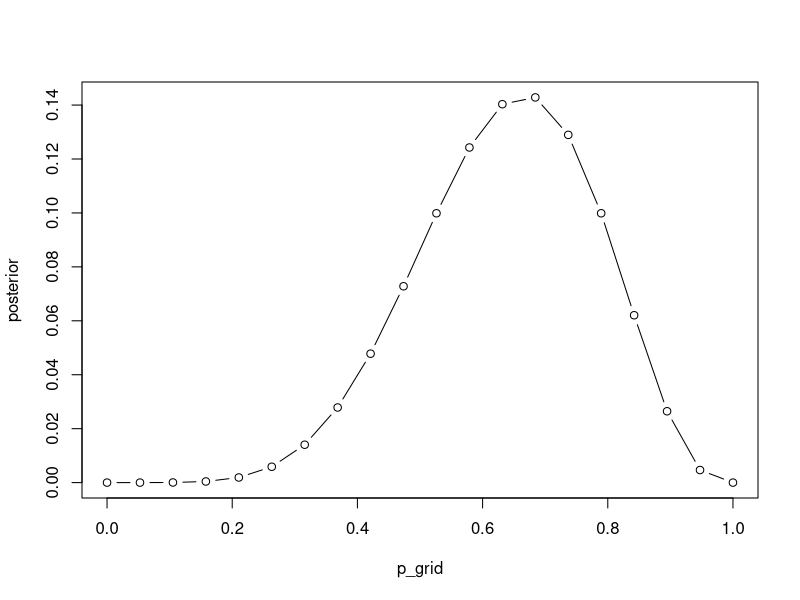
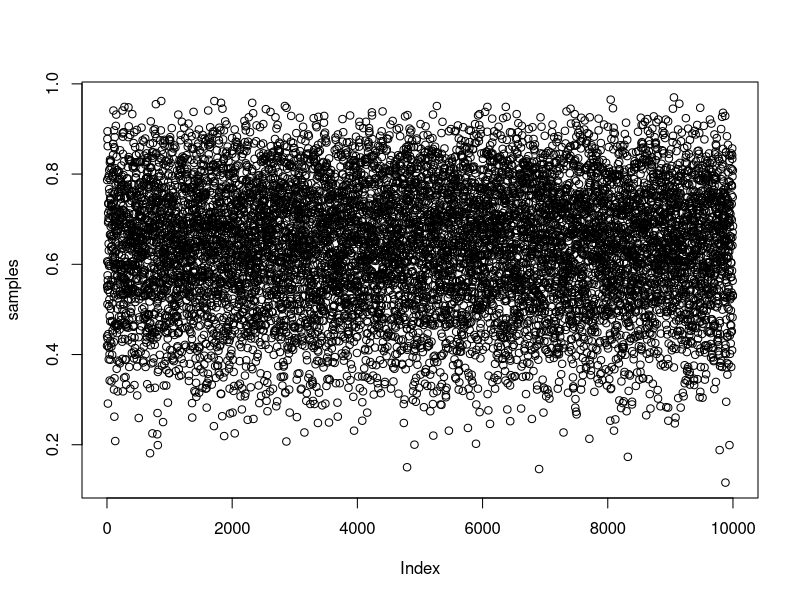
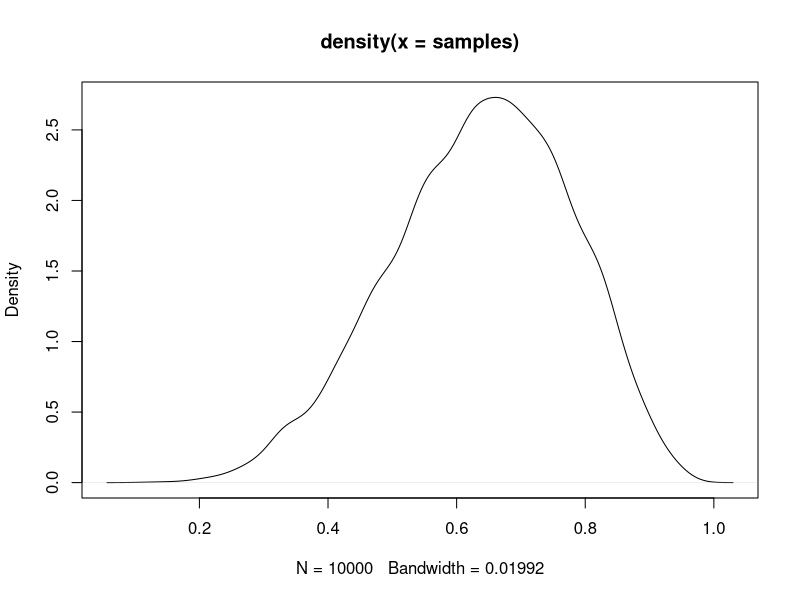
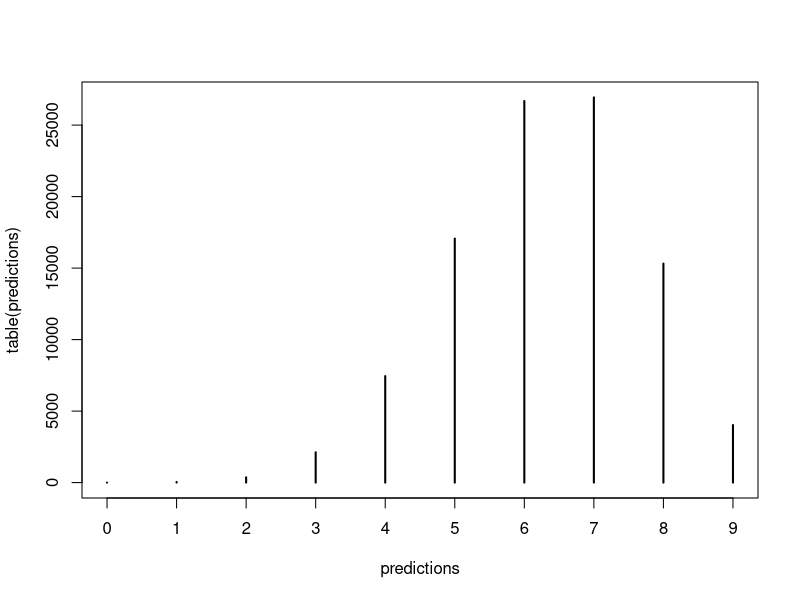
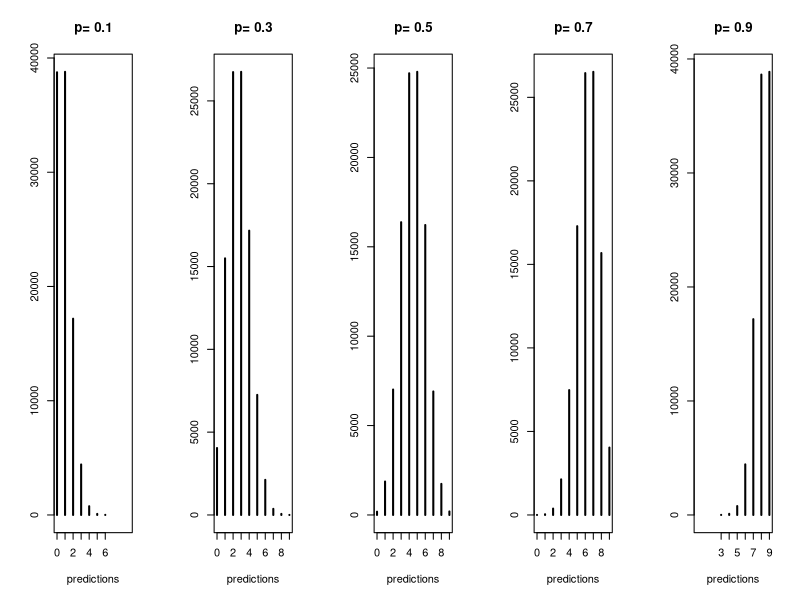
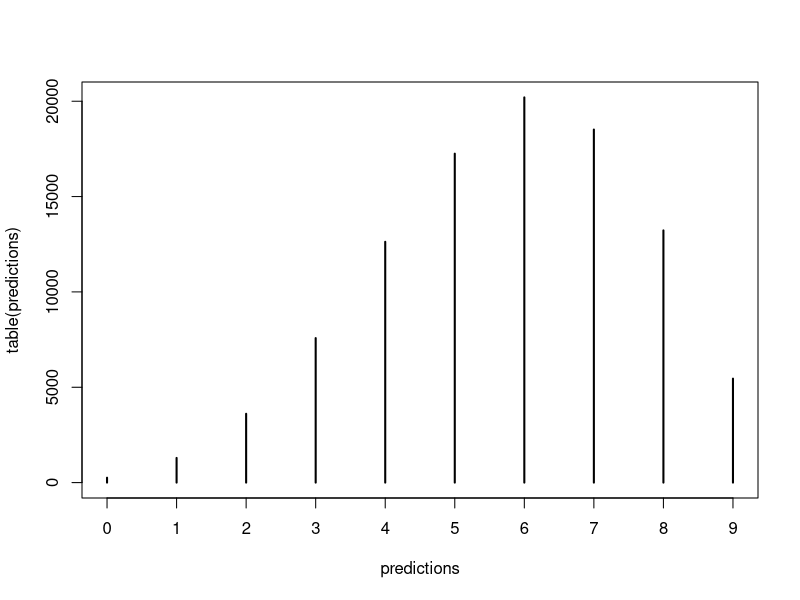

The R source for these figures, in order:
## Week 9
## PSYC 5316
## intro to Bayesian modeling

# grid approximation
p_grid = seq(from=0, to=1, length.out=20)
prior = rep(1, 20)
likelihood = dbinom(x=6, size=9, prob=p_grid)
posterior = likelihood * prior
posterior = posterior/sum(posterior)

# plot the posterior
plot(p_grid, posterior, type="b")
 
# different priors to try
prior = ifelse(p_grid < 0.5, 0, 1)
prior = exp(-5*abs(p_grid - 0.5))

# sampling from posterior

# grid approximation of posterior using 1000 grid points
p_grid = seq(from=0, to=1, length.out=1000)
prior = rep(1, 1000)
likelihood = dbinom(x=6, size=9, prob=p_grid)
posterior = likelihood * prior
posterior = posterior/sum(posterior)

# 10,000 samples from posterior
samples = sample(p_grid, prob=posterior, size=10000, replace=TRUE)
plot(samples)
plot(density(samples))


# computations with samples

# intervals of defined boundary
sum(samples<0.5)/10000
sum(samples>0.5 & samples<0.75)/10000

# intervals of defined probability mass
quantile(samples,0.8)
quantile(samples,c(0.1,0.9))

# HPDI
library(coda)
sampMCMC = as.mcmc(samples)
HPDinterval(sampMCMC, prob=0.80)

# point estimates
# posterior mean and median
mean(samples)
median(samples)

# posterior mode - a little harder
dens = density(samples)
dens$x[which.max(dens$y)]


###############################
# posterior prediction

# simulate 9 tosses with p=0.7

predictions = rbinom(1e5, size=9, prob=0.7)
plot(table(predictions), xlim=c(0,9))

# generate range of predictive distributions
par(mfrow=c(1,5))
Ps = c(0.1,0.3,0.5,0.7,0.9)
for (i in 1:5){
  predictions = rbinom(1e5, size=9, prob=Ps[i])
  plot(table(predictions), xlim=c(0,9), ylab="", main=paste("p=",Ps[i]))
}
par(mfrow=c(1,1))

# posterior predictive distribution
# incorporates the uncertainty in p
# from the sampled posterior distribution

predictions = rbinom(1e5, size=9, prob=samples)
plot(table(predictions), xlim=c(0,9))
